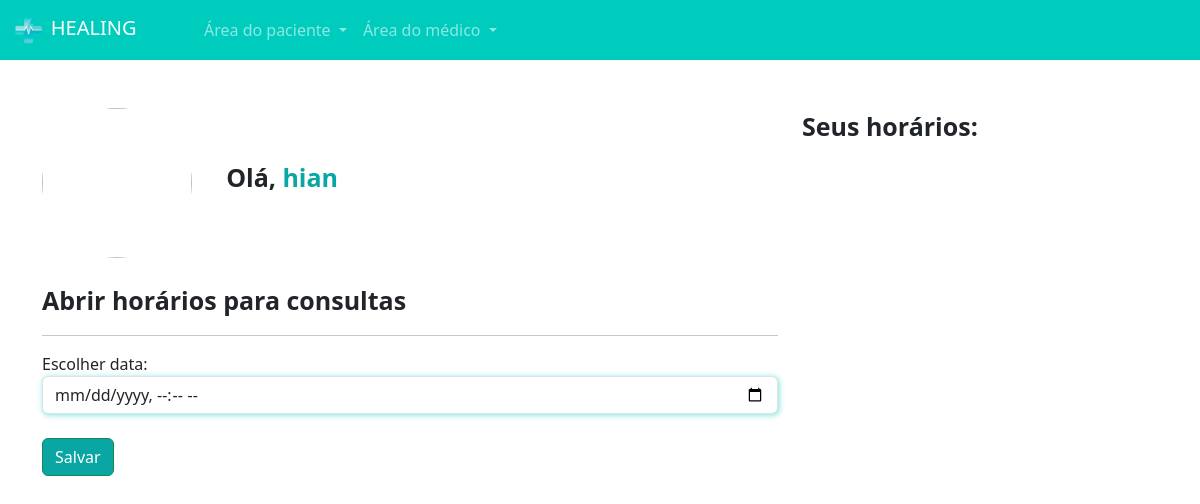
/medicos/abrir_horario/ (signed in), run on an earlier commit of the app's database.
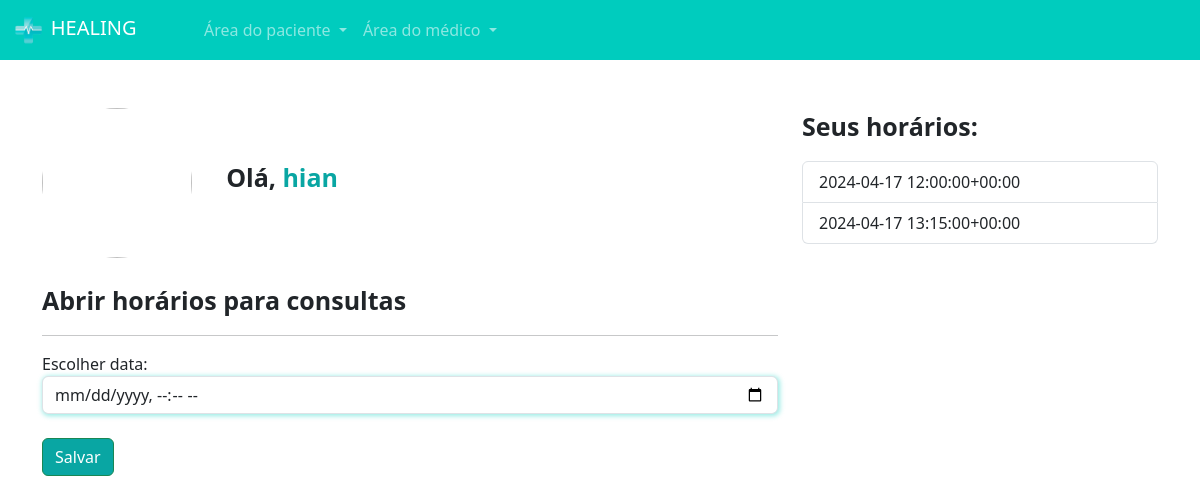
And on a later commit of the database.
### medico/models.py (models this page shows)
class DatasAbertas(models.Model):
    data = models.DateTimeField()
    user = models.ForeignKey(User, on_delete=models.DO_NOTHING)
    agendado = models.BooleanField(default=False)
    def __str__(self):
        return str(self.data)

### medico/views.py (the view, shortened to what this page needs)
# urls.py: path('abrir_horario/', views.abrir_horario, name="abrir_horario"),
@login_required
def abrir_horario(request):
    if not is_medico(request.user):
        messages.add_message(request, constants.WARNING, 'Somente médicos podem acessar essa página.')
        return redirect('/usuarios/sair')
    if request.method == "GET":
        dados_medicos = DadosMedico.objects.get(user=request.user)
        datas_abertas = DatasAbertas.objects.filter(user=request.user)
        return render(request, 'abrir_horario.html', {'dados_medicos': dados_medicos, 'datas_abertas': datas_abertas, 'is_medico': is_medico(request.user)})

### medico/models.py (called while the page is built)
def is_medico(user):
    return DadosMedico.objects.filter(user=user).exists()

### medico/templates/abrir_horario.html (shortened to what this page needs)
{% extends "base.html" %}
{% load static %}
{% block 'head' %}
    <link rel="stylesheet" href="{% static 'medicos/css/abrir_horario.css' %}">
    <link rel="stylesheet" href="{% static 'usuarios/css/usuarios.css' %}">
    <link rel="stylesheet" href="{% static 'medicos/css/cadastro_medico.css' %}">
{% endblock 'head' %}
{% block 'body' %}
{% include "partials/navbar.html" %}
    <div class="container">
        <br><br>
        <div class="row">
            <div class="col-md-8">
                <img src=""  class="foto-perfil" alt="">
                <label style="margin-left: 30px; font-size: 25px" class="p-bold">Olá, <span class="color-dark">{{request.user.username}}</span></label>
                <br>
                <br>
                <p style="font-size: 25px" class="p-bold">Abrir horários para consultas</p>
                <hr>
                <form action="{% url 'abrir_horario' %}" method="POST">{% csrf_token %}
                    <label for="">Escolher data:</label>
                    <input type="datetime-local" name="data" class="form-control shadow-main-color">
                    <br>
                    <input type="submit" value="Salvar" class="btn btn-success btn-dark-color">
                </form>
            </div>
            <div class="col-md-4">
                <p style="font-size: 25px" class="p-bold">Seus horários:</p>
                <ul class="list-group">
                    {% for data in datas_abertas  %}
                        <li class="list-group-item">{{data}}</li>
                    {% endfor %}
                </ul>
            </div>
        </div>
    </div>
{% endblock 'body' %}

What changed in the data, as far as the page shows it:
added DatasAbertas: data "2024-04-17 12:00:00+00:00"
added DatasAbertas: data "2024-04-17 13:15:00+00:00"
